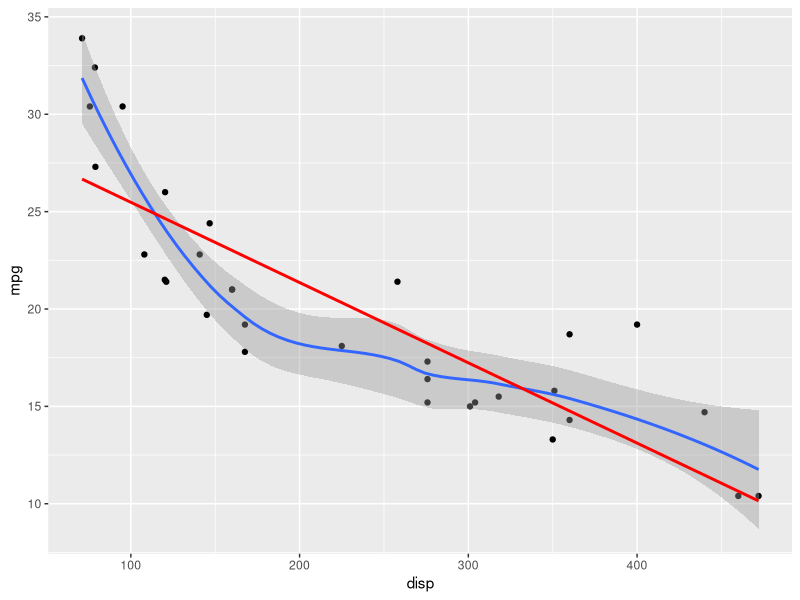
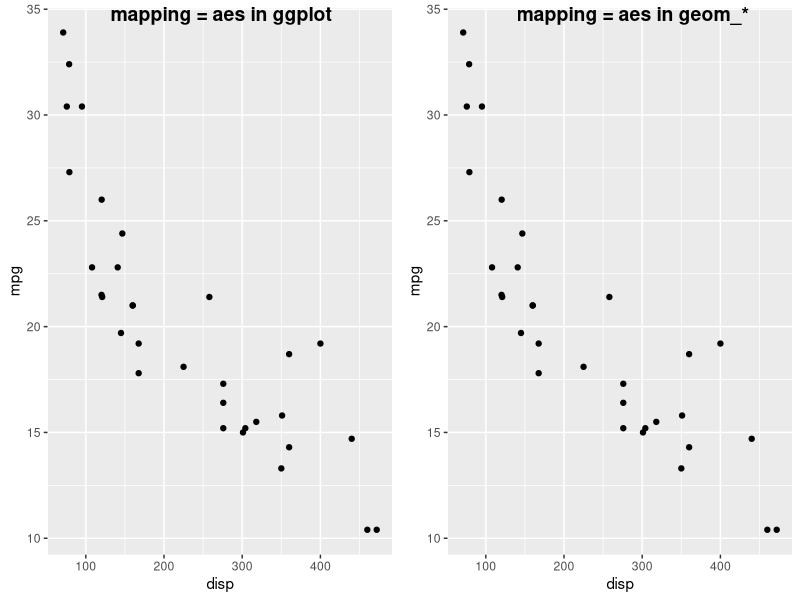
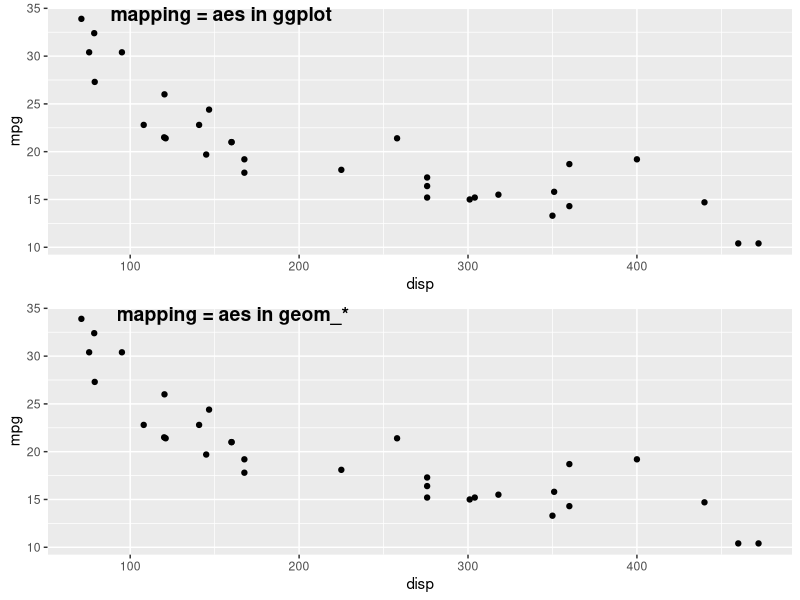
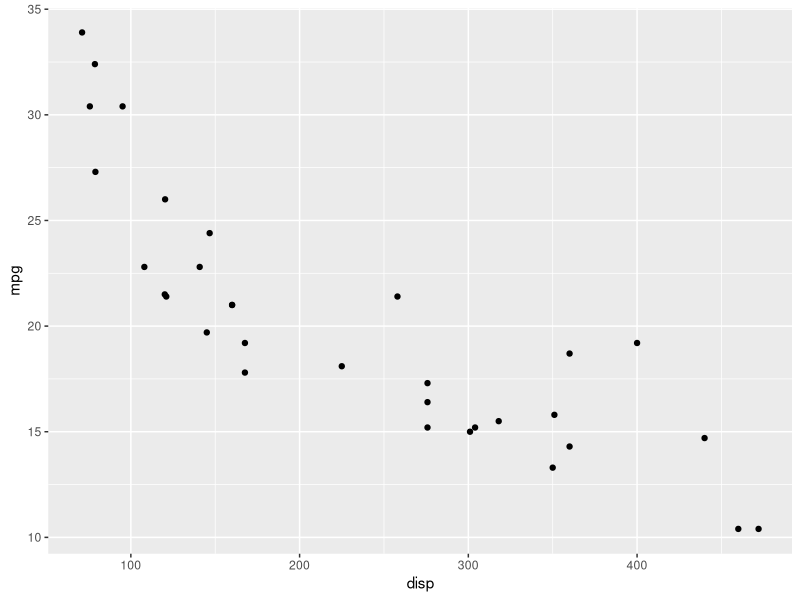
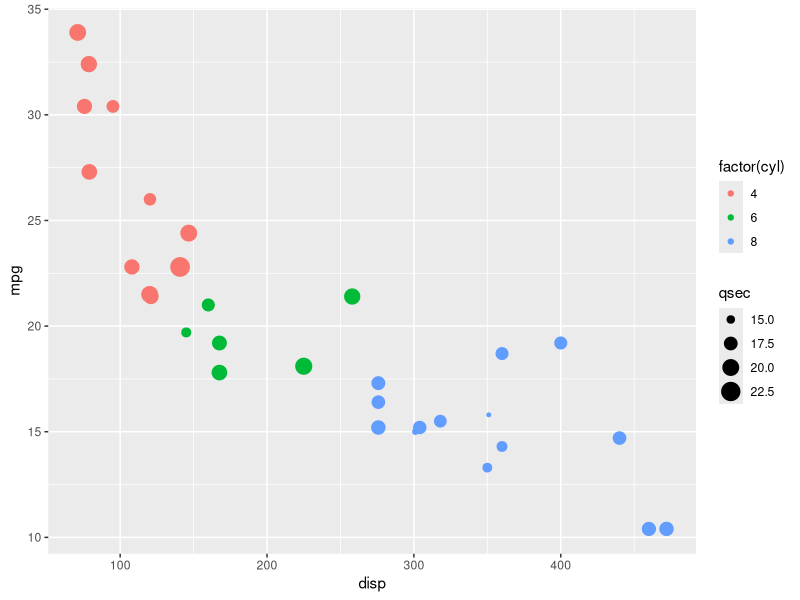
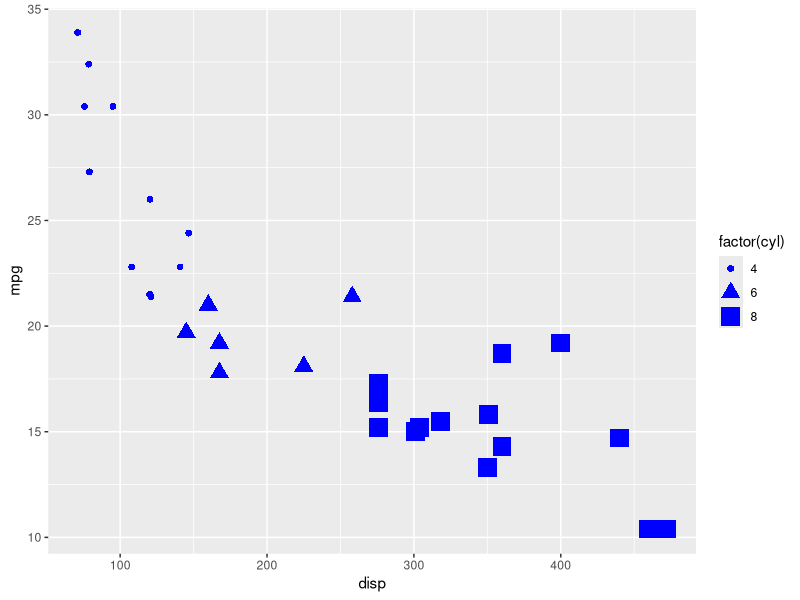
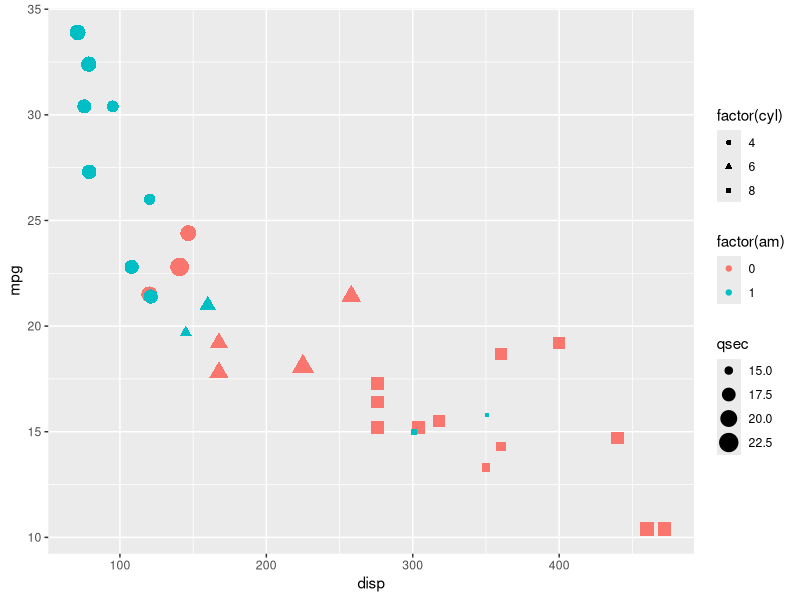
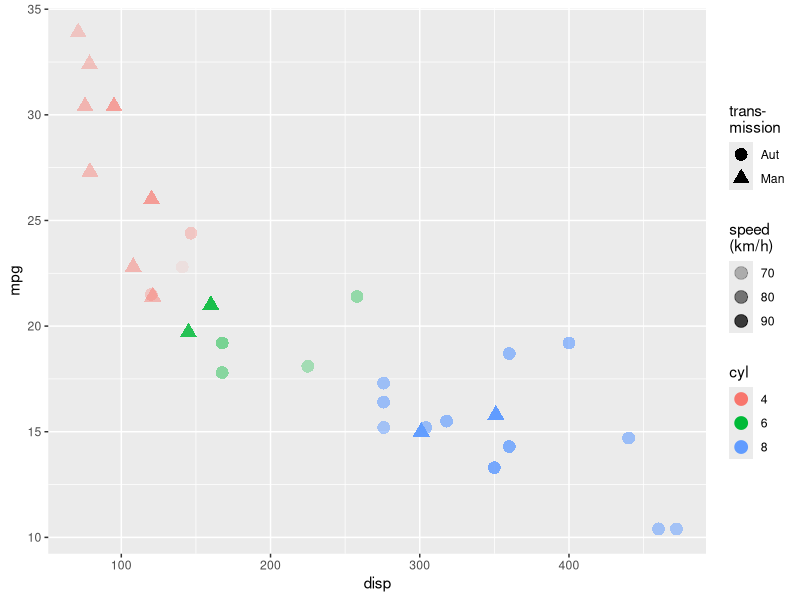

The R source for these figures, in order:
## ---- chunk 1
#| label: setup
#| #| echo: false
#| output: false
#| message: false
library(tidyverse)
library(ggpubr)
## ---- chunk 2
ggplot(
  data = mtcars, 
  mapping = aes(x = disp, y = mpg)
  ) + 
  geom_point() + 
  geom_smooth(se = TRUE) +
  geom_smooth(method = "lm", colour = "red", se = FALSE)

## ---- chunk 3
gg1 <-   ggplot(data = mtcars, mapping = aes(x = disp, y = mpg)) +
  geom_point()

gg2 <-   ggplot(data = mtcars) +
  geom_point(mapping = aes(x = disp, y = mpg))

ggarrange(gg1, gg2, labels = c("mapping = aes in ggplot", "mapping = aes in geom_*"),
          nrow = 1)
## ---- chunk 4
gg1 <-   ggplot(data = mtcars, mapping = aes(x = disp, y = mpg)) +
  geom_point()
## ---- chunk 5
gg2 <-   ggplot(data = mtcars) +
  geom_point(mapping = aes(x = disp, y = mpg))
## ---- chunk 6
ggarrange(gg1, gg2, labels = c(
  "mapping = aes in ggplot", 
  "mapping = aes in geom_*"
  ),
          nrow = 2)
## ---- chunk 7
ggplot() +
  geom_point(data = mtcars, mapping = aes(x = disp, y = mpg))
## ---- chunk 8
ggplot() +
  geom_point(data = mtcars, mapping = aes(x = disp, y = mpg, colour = factor(cyl), size = qsec))
## ---- chunk 9
ggplot()+
  geom_point(
    mapping = aes(x = disp, y = mpg,
                  size = factor(cyl),
                  shape = factor(cyl),
                  shape = factor(cyl),
                  ),
    colour = "blue",
    data = mtcars
  )
## ---- chunk 10
ggplot()+
  geom_point(
    mapping = aes(x = disp, y = mpg,
                  colour = factor(am),
                  size = qsec,
                  shape = factor(cyl),
                  ),
    data = mtcars
  )
## ---- chunk 11
ggplot() +
  geom_point(data = mtcars,
             mapping = aes
             (x = disp,
              y = mpg, 
              colour = factor(cyl), 
              alpha = 3.6*(0.25*1609.347)/qsec,
              shape = factor(ifelse(am, "Man", "Aut"))
              ), 
             size = 4
             ) +
            labs(
              colour = "cyl", 
              alpha = "speed\n(km/h)", 
              shape = "trans-\nmission"
              )
## ---- chunk 12
ggplot() +
  geom_point(data = mtcars,
             mapping = aes
             (x = disp,
              y = mpg, 
              colour = factor(cyl), 
              alpha = 3.6*(0.25*1609.347)/qsec,
              shape = factor(ifelse(am, "Man", "Aut"))
              ), 
             size = 4
             ) +
            labs(
              colour = "cyl", 
              alpha = "speed\n(km/h)", 
              shape = "trans-\nmission",
              level = 0,99,
              span = 0,5
              )
## ---- chunk 13
ggplot(
  data = mtcars, 
  mapping = aes(
    x = disp, 
    y = mpg
    )
  ) +
  geom_point() +
  geom_smooth(
    method = "lm", 
    se = FALSE
    ) +
  # robust lm
  geom_smooth(
    method = MASS::rlm, 
    colour = 'Red', 
    se = FALSE
    )
## ---- chunk 14
ggplot() +
  geom_point(
    data = mtcars,
    mapping = aes(
      x = disp,
      y = mpg, 
      colour = factor(cyl), 
      size = 3.6*(0.25*1609.347)/qsec, 
      shape = factor(
        # Note codeing am
        # 0 automatic, 1 manual
        ifelse(
          am, 
          "Aut", 
          "Man"
          )
        )
      )
    ) +
  labs(
    colour = "cyl", 
    size = "speed\n(km/h)", 
    shape = "trans-\nmission"
    ) +
  geom_smooth(
    data = mtcars, 
    mapping = aes(x = disp, y = mpg)
    )
